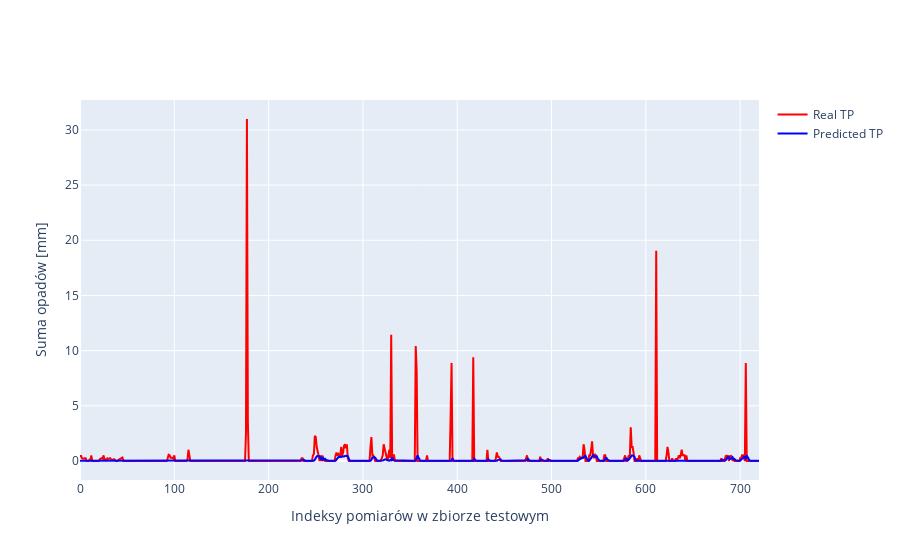

Write notebook code for a chart like this one.
### Code cell
trace1 = go.Scatter(
    x=results.index, y=results_2['TP t+1'], mode='lines', name='Real TP', line=dict(color='red')
)
trace2 = go.Scatter(
    x=results.index, y=results_2['Predicted TP'], mode='lines', name='Predicted TP', line=dict(color='blue')
)

fig = go.Figure()

fig.add_trace(trace1)
fig.add_trace(trace2)

fig.update_layout(
    xaxis_title='Indeksy pomiarów w zbiorze testowym',
    yaxis_title='Suma opadów [mm]')

fig.show()

### Figure 1 — Plotly figure (JSON) as saved in the notebook; plotly's stock layout.template omitted (floating-point values rounded to 4 significant figures; data arrays with more than 128 entries replaced by an {"elided": "..."} marker saying what was removed)
{"data": [{"line": {"color": "red"}, "mode": "lines", "name": "Real TP", "type": "scatter", "x": {"elided": "744 int values"}, "y": {"elided": "721 float values"}}, {"line": {"color": "blue"}, "mode": "lines", "name": "Predicted TP", "type": "scatter", "x": {"elided": "744 int values"}, "y": {"elided": "721 float values"}}], "layout": {"autosize": true, "xaxis": {"autorange": true, "range": [0, 720], "title": {"text": "Indeksy pomiarów w zbiorze testowym"}, "type": "linear"}, "yaxis": {"autorange": true, "range": [-1.722, 32.71], "title": {"text": "Suma opadów [mm]"}, "type": "linear"}}}
